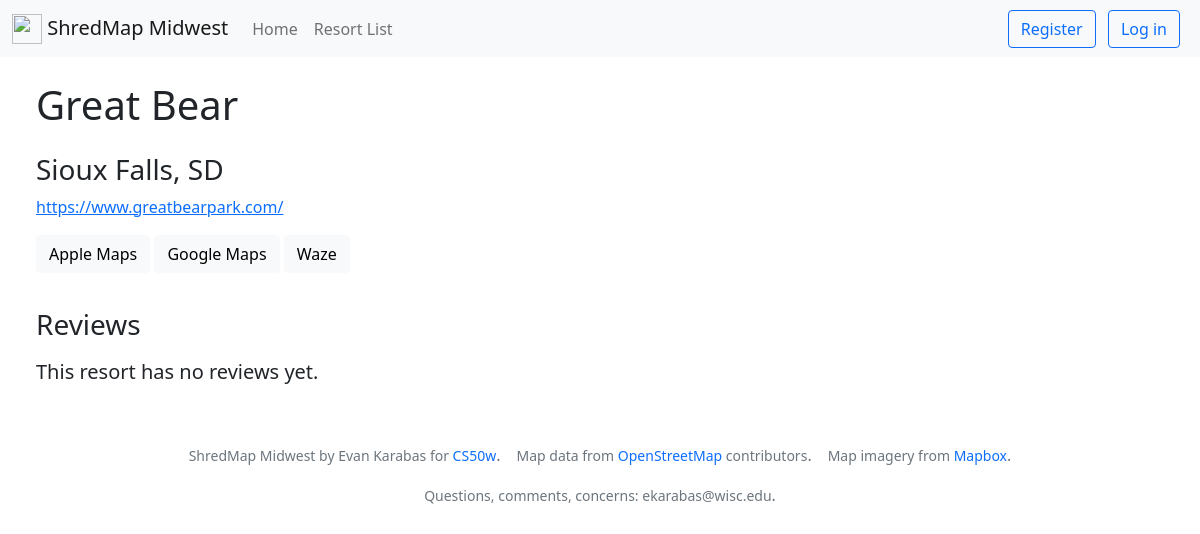
Before: /5 with the older database file.
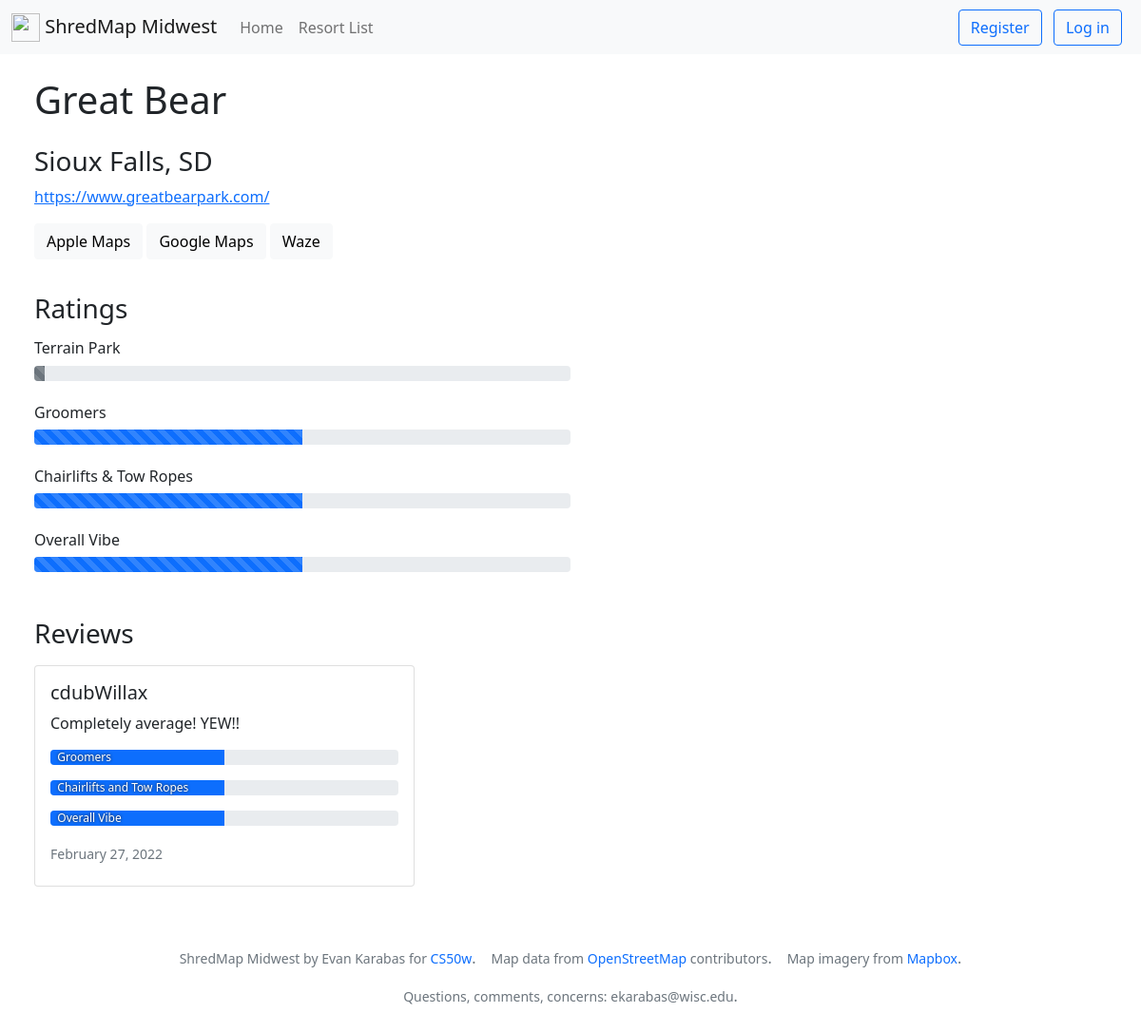
After: the same page with the newer database file.
### shredmap_midwest/models.py (models this page shows, shortened)
class Resort(models.Model):
    STATES = (
        ('ND', 'North Dakota'),
        ('SD', 'South Dakota'),
        ('MN', 'Minnesota'),
        ('WI', 'Wisconsin'),
        ('MI', 'Michigan'),
        ('IA', 'Iowa'),
        ('MO', 'Missouri'),
        ('IL', 'Illinois'),
        ('IN', 'Indiana'),
        ('OH', 'Ohio'),
    )
    name = models.CharField(max_length=100)
    state = models.CharField(max_length=2, choices=STATES)
    city = models.CharField(max_length=100)
    visitors = models.ManyToManyField(User, related_name="visited_resort")
    website = models.URLField()
    x = models.FloatField()
    y = models.FloatField()
    avg_park = models.FloatField(default=None, null=True, blank=True)
    avg_groomer = models.FloatField(default=None, null=True, blank=True)
    avg_lift = models.FloatField(default=None, null=True, blank=True)
    avg_vibe = models.FloatField(default=None, null=True, blank=True)

class Review(models.Model):
    author = models.ForeignKey(
        User, on_delete=models.CASCADE, related_name="review")
    resort = models.ForeignKey(
        Resort, on_delete=models.CASCADE, related_name="resort_review")
    message = models.TextField(default=None, null=True, blank=True)
    park_review = models.IntegerField(default=None, null=True, blank=True)
    groomer_review = models.IntegerField(default=None, null=True, blank=True)
    lift_review = models.IntegerField(default=None, null=True, blank=True)
    vibe_review = models.IntegerField(default=None, null=True, blank=True)
    timestamp = models.DateTimeField(auto_now_add=True)
    edited = models.BooleanField(default=False)

class User(AbstractUser):
    pass

### shredmap_midwest/views.py (the view, shortened to what this page needs)
# urls.py: path("<int:resort_id>", views.resort_view, name="resort_view"),
def resort_view(request, resort_id):
    error = ""
    success = ""
    visited = False
    this_review = ""
    deleted = False
    try:
        resort = Resort.objects.get(pk=resort_id)
    except Resort.DoesNotExist:
        return JsonResponse({"error": "Resort not found."}, status=404)
    try:
        reviews = Review.objects.filter(resort=resort).order_by("-timestamp")
    except Review.DoesNotExist:
        return JsonResponse({"error": "Review not found."}, status=404)
    return render(request, "shredmap_midwest/resort.html", {
        "resort": resort,
        "reviews": reviews,
        "visited": visited,
        "this_review": this_review,
        "avg_park": reviews.aggregate(Avg('park_review')),
        "avg_groomer": reviews.aggregate(Avg('groomer_review')),
        "avg_lift": reviews.aggregate(Avg('lift_review')),
        "avg_vibe": reviews.aggregate(Avg('vibe_review')),
    })

### shredmap_midwest/templates/shredmap_midwest/resort.html (shortened to what this page needs)
{% extends "shredmap_midwest/layout.html" %}
{% block body %}
<div class="padding-please">
    <div>
        <h1 style="float: left">{{resort.name}}</h1>
    </div>
    <br>
    <br>
    <br>
    <h3 class="fw-light">{{resort.city}}, {{resort.state}}</h3>
    <p class="fw-light"><a href="{{resort.website}}" target="_blank" rel="noopener noreferrer">{{resort.website}}</a>
    </p>
    <button type="button" class="btn btn-light directions-button"
        onClick="window.open('http://maps.apple.com/?ll={{resort.x}},{{resort.y}}', '_blank')">Apple Maps</button>
    <button type="button" class="btn btn-light directions-button"
        onClick="window.open('https://www.google.com/maps/@?api=1&map_action=map&center={{resort.x}}%2C{{resort.y}}', '_blank')">Google
        Maps</button>
    <button type="button" class="btn btn-light directions-button"
        onClick="window.open('https://waze.com/ul?ll={{resort.x}},{{resort.y}}', '_blank')">Waze</button>
    <br>
    <br>
    {% if reviews %}
    <h3 class="slight-margin-bottom">Ratings</h3>
    <div class="half-width">
        <h6 class="fw-light">Terrain Park</h6>
        <div class="progress">
            <div class="progress-bar progress-bar-striped progress-bar-animated {% if not avg_park.park_review__avg %} bg-secondary {% endif %}" role="progressbar" aria-valuenow="75"
                aria-valuemin="0" aria-valuemax="100" style="width: {{avg_park.park_review__avg}}%"></div>
        </div>
        <br>
        <h6 class="fw-light">Groomers</h6>
        <div class="progress">
            <div class="progress-bar progress-bar-striped progress-bar-animated {% if not avg_groomer.groomer_review__avg %} bg-secondary {% endif %}" role="progressbar" aria-valuenow="75"
                aria-valuemin="0" aria-valuemax="100" style="width: {{avg_groomer.groomer_review__avg}}%"></div>
        </div>
        <br>
        <h6 class="fw-light">Chairlifts & Tow Ropes</h6>
        <div class="progress">
            <div class="progress-bar progress-bar-striped progress-bar-animated {% if not avg_lift.lift_review__avg %} bg-secondary {% endif %}" role="progressbar" aria-valuenow="75"
                aria-valuemin="0" aria-valuemax="100" style="width: {{avg_lift.lift_review__avg}}%"></div>
        </div>
        <br>
        <h6 class="fw-light">Overall Vibe</h6>
        <div class="progress">
            <div class="progress-bar progress-bar-striped progress-bar-animated {% if not avg_vibe.vibe_review__avg %} bg-secondary {% endif %}" role="progressbar" aria-valuenow="75"
                aria-valuemin="0" aria-valuemax="100" style="width: {{avg_vibe.vibe_review__avg}}%">
            </div>
        </div>
    </div>
    <br>
    <br>
    {% endif %}
    <h3 class="slight-margin-bottom">Reviews</h3>
    {% if not reviews %}
    <p class="fw-light fs-5">This resort has no reviews yet.</p>
    {% else %}
    <div class="d-flex flex-wrap">
        {% for review in reviews %}
        <div class="card">
            <div class="card-body">
                <h5 class="card-title">{{review.author.username}}</h5>
                {% if review.message %}
                <p class="card-text">{{review.message}}</p>
                {% endif %}
                {% if review.groomer_review %}
                <div class="progress slight-margin-bottom">
                    <div class="progress-bar" role="progressbar" style="width: {{review.groomer_review}}%"
                        aria-valuemin="0" aria-valuemax="100">
                        <span class="progress-bar-text">Groomers</span>
                    </div>
                </div>
                {% endif %}
                {% if review.lift_review %}
                <div class="progress slight-margin-bottom">
                    <div class="progress-bar" role="progressbar" style="width: {{review.lift_review}}%"
                        aria-valuemin="0" aria-valuemax="100">
                        <span class="progress-bar-text">Chairlifts and Tow Ropes</span>
                    </div>
                </div>
                {% endif %}
                {% if review.vibe_review %}
                <div class="progress">
                    <div class="progress-bar" role="progressbar" style="width: {{review.vibe_review}}%"
                        aria-valuemin="0" aria-valuemax="100">
                        <span class="progress-bar-text">Overall Vibe</span>
                    </div>
                </div>
                {% endif %}
                <br>
                {% if review.edited %}
                <h6 class="card-subtitle mb-2 text-muted fw-light"><small>Updated
                        {{review.timestamp | date:"F d, Y"}}</small>
                </h6>
                {% else %}
                <h6 class="card-subtitle mb-2 text-muted fw-light"><small>
                        {{review.timestamp | date:"F d, Y"}}</small>
                </h6>
                {% endif %}
            </div>
        </div>
        {% endfor %}
    </div>
    {% endif %}
</div>
{% endblock %}

### shredmap_midwest/templates/shredmap_midwest/layout.html (shortened to what this page needs)
{% load static %}
<!doctype html>
<html lang="en">
<head>
    <link href="https://cdn.jsdelivr.net/npm/bootstrap@5.1.3/dist/css/bootstrap.min.css" rel="stylesheet"
>
    <link rel="stylesheet" href="https://unpkg.com/leaflet@1.7.1/dist/leaflet.css"
 />
    <link rel="stylesheet" href="{% static 'shredmap_midwest/styles.css' %}">
</head>
<body>
    <nav class="navbar navbar-expand-lg navbar-light bg-light">
        <div class="container-fluid">
            <a class="navbar-brand" href="{% url 'index' %}">
                <img src="https://external-content.duckduckgo.com/iu/?u=https%3A%2F%2Fcdn.onlinewebfonts.com%2Fsvg%2Fimg_350758.png&f=1&nofb=1"
                    alt="" width="30" height="30" class="d-inline-block align-text-top">
                ShredMap Midwest
            </a>
          <div class="collapse navbar-collapse" id="navbarNavAltMarkup">
            <div class="navbar-nav">
              <a class="nav-link" href="{% url 'index' %}">Home</a>
              <a class="nav-link" href="{% url 'resorts' %}">Resort List</a>
            </div>
          </div>
          <div>
            {% if user.is_authenticated %}
            <a class="btn btn-link me-2 no-hover" id="logged_in">Logged in as <strong>{{request.user.username}}</strong></a>
            <a class="btn btn-outline-danger me-2 desktop-nav" href="{% url 'logout' %}" type="button">Log out</a>
            {% else %}
            <a class="btn btn-outline-primary me-2 desktop-nav" href="{% url 'register' %}" type="button">Register</a>
            <a class="btn btn-outline-primary me-2 desktop-nav" href="{% url 'login' %}" type="button">Log in</a>
            {% endif %}
        </div>
        </div>
      </nav>
</body>
<div class="body">
    {% block body %}
    {% endblock %}
</div>
<div class="container">
    <footer class="my-3">
        <ul class="nav justify-content-center pb-3 mb-3">
            <p class="nav-item px-2 text-muted fw-light"><small>ShredMap Midwest by Evan Karabas for <a
                        href="https://cs50.harvard.edu/web/2020/" class="no-underline">CS50w</a></small>.</p>
            <p class="nav-item px-2 text-muted fw-light"><small>Map data from <a
                        href="https://www.openstreetmap.org/copyright" class="no-underline">OpenStreetMap</a>
                    contributors</small>.</p>
            <p class="nav-item px-2 text-muted fw-light"><small>Map imagery from <a href="https://www.mapbox.com/"
                        class="no-underline">Mapbox</a></small>.</p>
            <p class="nav-item px-2 text-muted fw-light"><small>Questions, comments, concerns:
                    <strong>ekarabas@wisc.edu</strong></small>.</p>
        </ul>
    </footer>
</div>
</html>

### shredmap_midwest/static/shredmap_midwest/styles.css (style rules this page uses)
.no-underline { text-decoration: none; }
.padding-please { padding-top: 2%; padding-bottom: 2%; padding-left: 3%; padding-right: 3%; }
.half-width { width: 50%; }
.card { width: 25rem; margin-right: 2%; margin-bottom: 2%; }
.slight-margin-bottom { margin-bottom: 1rem; }
.progress-bar { text-align: left; padding-left: 2%; }
.progress-bar .progress-bar-text { position: absolute; text-shadow: 0px 0px 3px rgb(36, 36, 36); }
.desktop-nav { display: inline-block; }
.directions-button { margin-bottom: 1%; }

Changed rows visible on the page:
added Review: author.username "cdubWillax", message "Completely average! YEW!!", {{ review.groomer_review }} 50 (drawn), {{ review.lift_review }} 50 (drawn), {{ review.vibe_review }} 50 (drawn), timestamp "February 27, 2022"
Other visible differences:
text no longer shown: "This resort has no reviews yet."
text now shown: "Ratings Terrain Park Groomers Chairlifts & Tow Ropes Overall Vibe"
